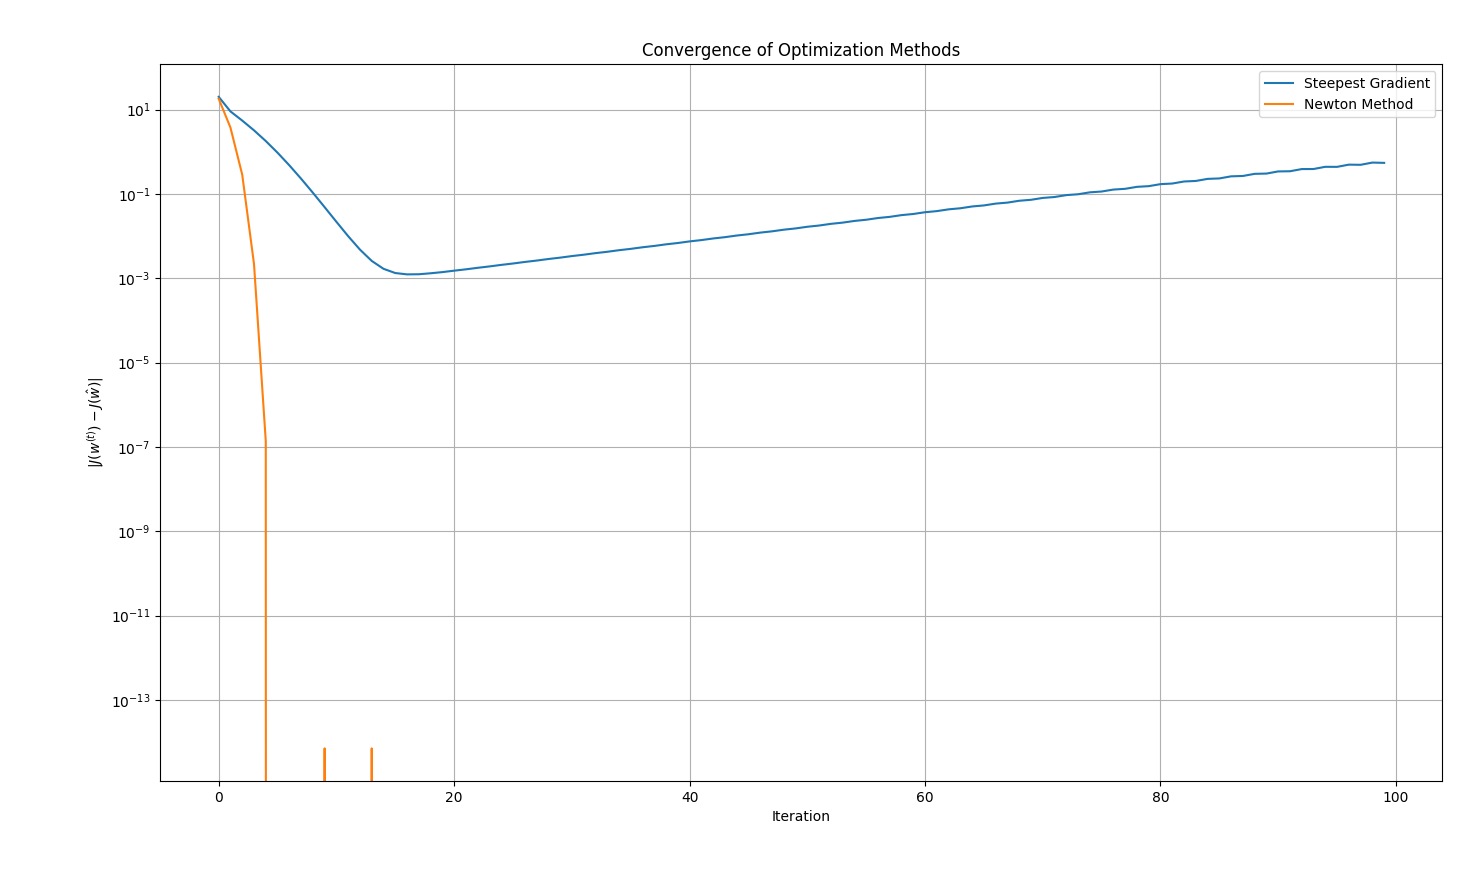

This figure's Python source:
import numpy as np
import matplotlib.pyplot as plt

# -------------------------------
# Dataset IV の生成
# -------------------------------
np.random.seed(42)
n = 200
d = 4
X = 3 * (np.random.rand(n, d) - 0.5)
X = np.hstack([X, np.ones((n, 1))])  # バイアス項（定数1）追加
d += 1
y = (2 * X[:, 0] - 1 * X[:, 1] + 0.5 + 0.5 * np.random.randn(n)) > 0
y = 2 * y.astype(int) - 1

# -------------------------------
# 目的関数
# -------------------------------
def J(w, X, y, lambd):
    z = y * (X @ w)
    loss = np.log(1 + np.exp(-z)).sum()
    reg = (lambd / 2) * np.dot(w, w)
    return loss + reg

# -------------------------------
# 最急降下法（Fixed learning rate）
# -------------------------------
def steepest_gradient(X, y, lambd=1.0, lr=0.01, max_iter=100):
    w = np.zeros(X.shape[1])
    losses = []

    for _ in range(max_iter):
        z = y * (X @ w)
        grad = -((y[:, None] * X) / (1 + np.exp(z)[:, None])).sum(axis=0) + lambd * w
        w -= lr * grad
        losses.append(J(w, X, y, lambd))

    return w, np.array(losses)

# -------------------------------
# ニュートン法
# -------------------------------
def newton_method(X, y, lambd=1.0, max_iter=100):
    w = np.zeros(X.shape[1])
    losses = []

    for _ in range(max_iter):
        z = X @ w
        s = 1 / (1 + np.exp(-y * z))
        R = np.diag(s * (1 - s))
        grad = -((y[:, None] * X) / (1 + np.exp(y * z)[:, None])).sum(axis=0) + lambd * w
        H = X.T @ R @ X + lambd * np.eye(X.shape[1])
        try:
            delta = np.linalg.solve(H, grad)
        except np.linalg.LinAlgError:
            break
        w -= delta
        losses.append(J(w, X, y, lambd))

    return w, np.array(losses)

# -------------------------------
# 実行・比較
# -------------------------------
lambd = 1.0
max_iter = 100

w_sgd, loss_sgd = steepest_gradient(X, y, lambd=lambd, lr=0.1, max_iter=max_iter)
w_newton, loss_newton = newton_method(X, y, lambd=lambd, max_iter=max_iter)

J_star = min(loss_sgd[-1], loss_newton[-1])  # 比較用の最小値

# -------------------------------
# プロット
# -------------------------------
plt.figure(figsize=(8, 5))
plt.semilogy(np.abs(loss_sgd - J_star), label='Steepest Gradient')
plt.semilogy(np.abs(loss_newton - J_star), label='Newton Method')
plt.xlabel("Iteration")
plt.ylabel(r"$|J(w^{(t)}) - J(\hat{w})|$")
plt.title("Convergence of Optimization Methods")
plt.legend()
plt.grid(True)
plt.tight_layout()
plt.show()
